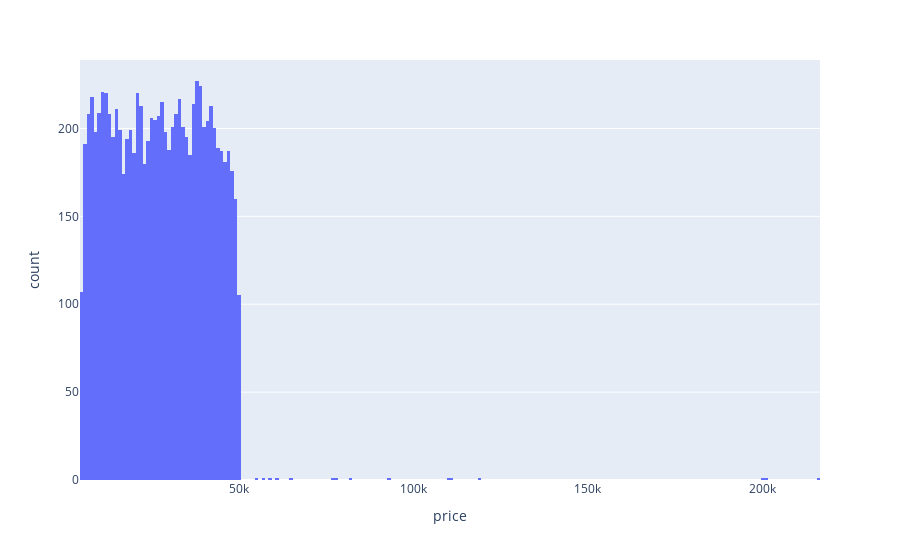

The cell this chart's notebook holds for it:
### Code cell
#sns.histplot(data=df, x='price')
fig = px.histogram(data_frame=df, x='price')
fig.show()

### Figure 1 — Plotly figure (JSON) as saved in the notebook; plotly's stock layout.template omitted (floating-point values rounded to 4 significant figures; data arrays with more than 128 entries replaced by an {"elided": "..."} marker saying what was removed)
{"data": [{"alignmentgroup": "True", "bingroup": "x", "hovertemplate": "price=%{x}<br>count=%{y}<extra></extra>", "legendgroup": "", "marker": {"color": "#636efa", "pattern": {"shape": ""}}, "name": "", "offsetgroup": "", "orientation": "v", "showlegend": false, "type": "histogram", "x": {"elided": "9053 float values"}, "xaxis": "x", "yaxis": "y"}], "layout": {"barmode": "relative", "legend": {"tracegroupgap": 0}, "margin": {"t": 60}, "xaxis": {"anchor": "y", "domain": [0, 1], "title": {"text": "price"}}, "yaxis": {"anchor": "x", "domain": [0, 1], "title": {"text": "count"}}}}
